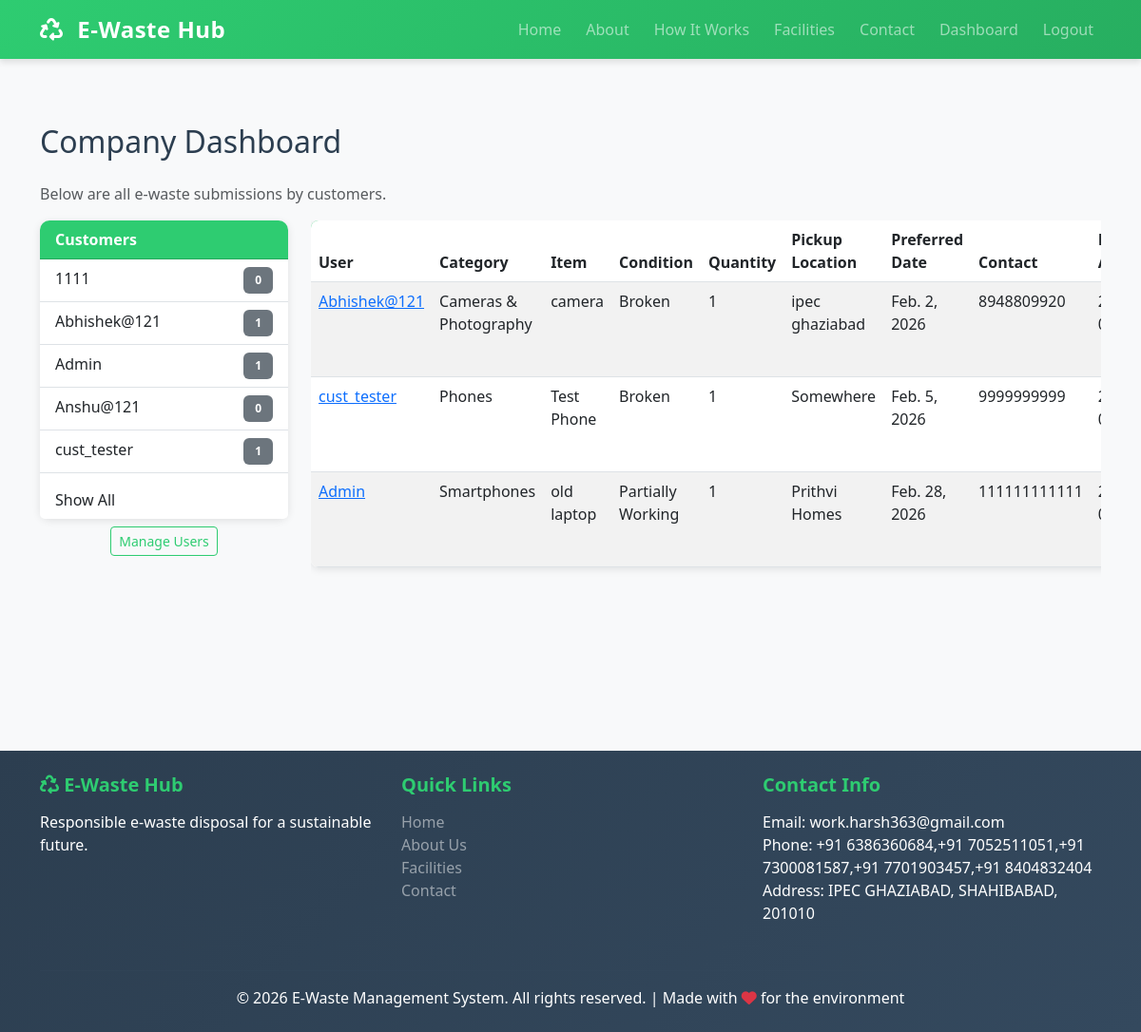
Screenshot of /company-dashboard/ (signed in) with the database file from the repository.
### ewaste/models.py (models this page shows, shortened)
class EWasteItem(models.Model):
    CONDITION_CHOICES = [
        ('working', 'Working'),
        ('partial', 'Partially Working'),
        ('broken', 'Broken'),
    ]
    user = models.ForeignKey(User, on_delete=models.CASCADE, related_name='ewaste_items')
    category = models.ForeignKey(EWasteCategory, on_delete=models.SET_NULL, null=True)
    item_name = models.CharField(max_length=200)
    description = models.TextField()
    condition = models.CharField(max_length=20, choices=CONDITION_CHOICES)
    quantity = models.IntegerField(default=1)
    pickup_location = models.CharField(max_length=500)
    preferred_date = models.DateField()
    contact_phone = models.CharField(max_length=15)
    images = models.TextField(blank=True, help_text="Store image paths or URLs")
    is_collected = models.BooleanField(default=False)
    created_at = models.DateTimeField(auto_now_add=True)
    updated_at = models.DateTimeField(auto_now=True)
    class Meta:
        ordering = ['-created_at']

class EWasteCategory(models.Model):
    name = models.CharField(max_length=100)
    description = models.TextField()
    icon = models.CharField(max_length=50, default='📱')
    class Meta:
        verbose_name_plural = "E-Waste Categories"

### ewaste/views.py (the view)
# urls.py: path('company-dashboard/', views.company_dashboard, name='company_dashboard'),
@login_required(login_url='login')
def company_dashboard(request):
    profile = getattr(request.user, 'profile', None)
    if not request.user.is_staff and not (profile and profile.is_company):
        messages.error(request, "You don't have permission to access this page!")
        return redirect('dashboard')
    selected_user = request.GET.get('user')
    customers = User.objects.filter(profile__is_company=False).annotate(items_count=Count('ewaste_items'))
    items = EWasteItem.objects.select_related('user', 'category')
    if selected_user:
        items = items.filter(user__id=selected_user)
    else:
        items = items.all()
    context = {
        'items': items,
        'customers': customers,
        'selected_user': int(selected_user) if selected_user else None,
    }
    return render(request, 'company_dashboard.html', context)

### ewaste/templatetags/profile_extras.py (called while the page is built)
@register.filter(name='is_company')
def is_company(user):
    try:
        profile = getattr(user, 'profile', None)
        return bool(profile and getattr(profile, 'is_company', False))
    except Exception:
        return False

### templates/company_dashboard.html (shortened to what this page needs)
{% extends 'base.html' %}
{% block content %}
<div class="container py-5">
    <h2 class="mb-4">Company Dashboard</h2>
    <p class="text-muted">Below are all e-waste submissions by customers.</p>
    <div class="row mb-3">
        <div class="col-md-3">
            <div class="card">
                <div class="card-header">
                    <strong>Customers</strong>
                </div>
                <div class="list-group list-group-flush">
                    {% for c in customers %}
                        <a href="?user={{ c.id }}" class="list-group-item list-group-item-action {% if selected_user == c.id %}active{% endif %}">
                            {{ c.username }} <span class="badge bg-secondary float-end">{{ c.items_count }}</span>
                        </a>
                    {% endfor %}
                    <a href="{% url 'company_dashboard' %}" class="list-group-item list-group-item-action mt-2">Show All</a>
                </div>
            </div>
            <div class="mt-2 text-center">
                <a href="{% url 'user_list' %}" class="btn btn-sm btn-outline-primary">Manage Users</a>
            </div>
        </div>
        <div class="col-md-9">
            {% if items %}
            <div class="table-responsive">
                <table class="table table-striped">
                    <thead>
                        <tr>
                            <th>User</th>
                            <th>Category</th>
                            <th>Item</th>
                            <th>Condition</th>
                            <th>Quantity</th>
                            <th>Pickup Location</th>
                            <th>Preferred Date</th>
                            <th>Contact</th>
                            <th>Reported At</th>
                        </tr>
                    </thead>
                    <tbody>
                        {% for it in items %}
                        <tr>
                            <td><a href="{% url 'item_detail' it.id %}">{{ it.user.username }}</a></td>
                            <td>{% if it.category %}{{ it.category.name }}{% else %}-{% endif %}</td>
                            <td>{{ it.item_name }}</td>
                            <td>{{ it.get_condition_display }}</td>
                            <td>{{ it.quantity }}</td>
                            <td>{{ it.pickup_location }}</td>
                            <td>{{ it.preferred_date }}</td>
                            <td>{{ it.contact_phone }}</td>
                            <td>{{ it.created_at|date:"Y-m-d H:i" }}</td>
                        </tr>
                        {% endfor %}
                    </tbody>
                </table>
            </div>
            {% else %}
            <div class="alert alert-info">No e-waste submissions yet.</div>
            {% endif %}
        </div>
    </div>
</div>
{% endblock %}

### templates/static/css/style.css (style rules this page uses)
:root { --primary-color: #2ecc71; --secondary-color: #3498db; --dark-color: #2c3e50; --light-color: #ecf0f1; --danger-color: #e74c3c; --warning-color: #f39c12; }
* { margin: 0; padding: 0; box-sizing: border-box; }
body { font-family: 'Segoe UI', Tahoma, Geneva, Verdana, sans-serif; color: #2c3e50; background-color: #f8f9fa; }
.card { border: none; border-radius: 10px; box-shadow: 0 2px 8px rgba(0, 0, 0, 0.1); transition: all 0.3s ease; }
.card-header { border-radius: 10px 10px 0 0 !important; background-color: var(--primary-color) !important; color: white; font-weight: 600; }
.btn-outline-primary { color: var(--primary-color); border-color: var(--primary-color); }
.badge { padding: 8px 12px; font-weight: 600; border-radius: 6px; }
.table { background: white; border-radius: 8px; overflow: hidden; box-shadow: 0 2px 8px rgba(0, 0, 0, 0.1); }
.table thead { background: linear-gradient(135deg, #2ecc71, #27ae60); color: white; }
.table tbody tr { transition: all 0.3s ease; }
.card { animation: slideIn 0.3s ease-out; }

### rows the page displays
EWasteItem: user.username "Abhishek@121", category.name "Cameras & Photography", item_name "camera", condition "Broken", quantity "1", pickup_location "ipec ghaziabad", preferred_date "Feb. 2, 2026", contact_phone "8948809920"
EWasteItem: user.username "cust_tester", category.name "Phones", item_name "Test Phone", condition "Broken", quantity "1", pickup_location "Somewhere", preferred_date "Feb. 5, 2026", contact_phone "9999999999"
EWasteItem: user.username "Admin", category.name "Smartphones", item_name "old laptop", condition "Partially Working", quantity "1", pickup_location "Prithvi Homes", preferred_date "Feb. 28, 2026", contact_phone "111111111111"

### other values shown
{{ c.username }} "1111"
{{ c.items_count }} "0"
{{ c.username }} "Abhishek@121"
{{ c.items_count }} "1"
{{ c.username }} "Admin"
{{ c.username }} "Anshu@121"
{{ c.username }} "cust_tester"
